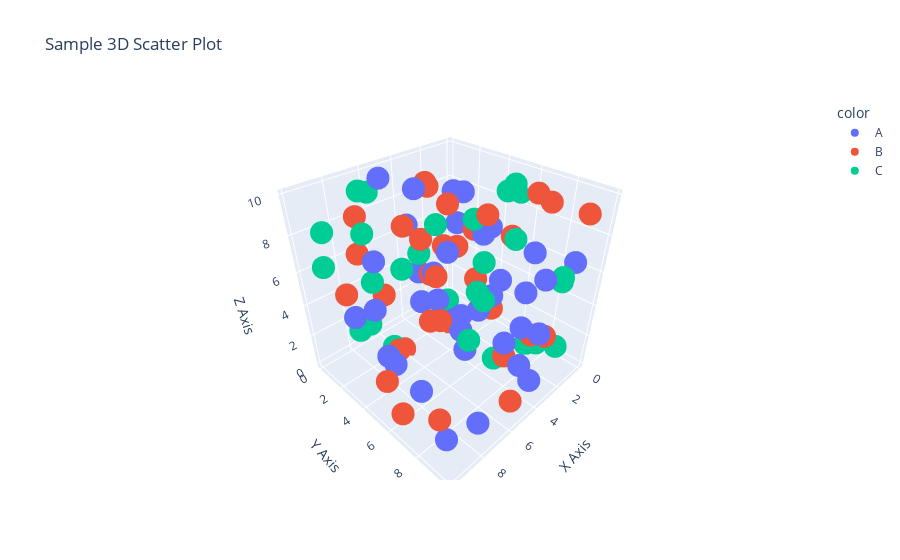

Source (notebook cell):
### Code cell
import plotly.express as px
import pandas as pd
import numpy as np

# Generate sample data
np.random.seed(42)
df = pd.DataFrame({
    'x': np.random.rand(100) * 10,
    'y': np.random.rand(100) * 10,
    'z': np.random.rand(100) * 10,
    'color': np.random.choice(['A', 'B', 'C'], size=100)  # Random categories
})

# Create a 3D scatter plot
fig = px.scatter_3d(
    df, x='x', y='y', z='z',
    color='color',
    title='Sample 3D Scatter Plot',
    labels={'x': 'X Axis', 'y': 'Y Axis', 'z': 'Z Axis'}
)

# Show the plot in the browser
fig.show()

### Figure 1 — Plotly figure (JSON) as saved in the notebook; plotly's stock layout.template omitted (floating-point values rounded to 4 significant figures)
{"data": [{"hovertemplate": "color=A<br>X Axis=%{x}<br>Y Axis=%{y}<br>Z Axis=%{z}<extra></extra>", "legendgroup": "A", "marker": {"color": "#636efa", "symbol": "circle"}, "mode": "markers", "name": "A", "scene": "scene", "showlegend": true, "type": "scatter3d", "x": [3.745, 1.56, 0.2058, 3.042, 4.319, 2.921, 3.664, 4.561, 5.142, 0.6505, 9.489, 9.656, 8.084, 3.046, 4.402, 4.952, 3.117, 5.467, 1.849, 7.751, 8.948, 1.96, 3.887, 8.287, 5.427, 7.722, 0.7404, 3.585, 1.159, 3.309, 7.296, 6.376, 8.872, 7.132, 5.613, 7.71, 4.275, 0.2542], "y": [0.3143, 2.493, 2.898, 8.037, 8.926, 3.18, 1.101, 2.279, 8.607, 1.199, 3.376, 9.429, 3.232, 5.188, 9.718, 2.518, 6.096, 0.5148, 2.786, 2.396, 4.895, 7.616, 3.678, 6.335, 8.353, 6.776, 3.867, 9.367, 1.375, 9.247, 8.172, 5.552, 5.297, 8.972, 6.331, 3.39, 8.971, 8.871], "z": [6.42, 0.09197, 5.487, 3.254, 6.496, 0.9367, 3.677, 2.652, 3.931, 5.769, 4.925, 1.952, 7.225, 2.808, 1.771, 9.539, 4.282, 9.636, 8.53, 3.851, 3.169, 6.96, 6.15, 1.401, 7.408, 8.094, 6.5, 7.02, 7.958, 3.756, 4.656, 5.426, 2.865, 0.3735, 3.602, 1.271, 2.158, 6.229]}, {"hovertemplate": "color=B<br>X Axis=%{x}<br>Y Axis=%{y}<br>Z Axis=%{z}<extra></extra>", "legendgroup": "B", "marker": {"color": "#EF553B", "symbol": "circle"}, "mode": "markers", "name": "B", "scene": "scene", "showlegend": true, "type": "scatter3d", "x": [9.507, 0.5808, 8.662, 6.011, 2.123, 1.834, 5.248, 2.912, 7.852, 1.997, 0.4645, 6.075, 1.705, 1.22, 2.588, 5.201, 9.696, 5.979, 9.219, 0.8849, 0.4523, 3.253, 3.568, 2.809, 8.022, 0.7455, 9.869, 1.987, 8.155, 7.069, 7.713, 6.233, 3.11, 4.938], "y": [6.364, 4.104, 7.556, 2.288, 8.081, 8.715, 1.866, 5.393, 4.271, 8.18, 5.107, 4.174, 2.221, 9.624, 2.848, 5.027, 9.083, 9.857, 2.421, 6.721, 2.376, 7.282, 5.358, 0.9029, 1.865, 0.4078, 5.909, 0.1659, 2.265, 6.452, 6.909, 1.135, 2.579, 3.492], "z": [0.8414, 1.015, 6.635, 0.05062, 2.243, 2.372, 7.465, 8.492, 2.44, 9.73, 6.311, 7.948, 5.026, 9.405, 0.1546, 9.667, 2.944, 1.695, 5.568, 9.362, 5.701, 0.9718, 5.183, 8.774, 7.025, 3.595, 2.936, 8.101, 9.132, 5.113, 7.983, 3.38, 5.783, 5.222]}, {"hovertemplate": "color=C<br>X Axis=%{x}<br>Y Axis=%{y}<br>Z Axis=%{z}<extra></extra>", "legendgroup": "C", "marker": {"color": "#00cc96", "symbol": "circle"}, "mode": "markers", "name": "C", "scene": "scene", "showlegend": true, "type": "scatter3d", "x": [7.32, 5.987, 1.56, 7.081, 9.699, 8.324, 1.818, 6.119, 1.395, 5.924, 0.9767, 6.842, 0.3439, 9.093, 6.625, 9.395, 2.713, 1.409, 0.05522, 7.29, 8.631, 0.6356, 3.252, 4.722, 1.196, 7.608, 5.227, 1.079], "y": [3.144, 5.086, 9.076, 0.7698, 1.612, 9.297, 6.334, 8.074, 8.961, 0.06952, 7.03, 3.636, 4.972, 3.009, 0.3689, 1.449, 6.323, 3.208, 5.121, 1.744, 3.411, 8.773, 6.6, 2.419, 0.931, 9.004, 7.26, 7.799], "z": [1.616, 8.986, 6.064, 1.608, 6.919, 6.52, 7.122, 6.576, 5.683, 8.92, 0.2432, 6.455, 9.149, 3.702, 9.283, 8.511, 9.901, 6.97, 8.671, 5.015, 8.9, 0.9398, 0.3594, 5.908, 0.305, 8.226, 7.7, 0.8535]}], "layout": {"legend": {"title": {"text": "color"}, "tracegroupgap": 0}, "scene": {"domain": {"x": [0, 1], "y": [0, 1]}, "xaxis": {"title": {"text": "X Axis"}}, "yaxis": {"title": {"text": "Y Axis"}}, "zaxis": {"title": {"text": "Z Axis"}}}, "title": {"text": "Sample 3D Scatter Plot"}}}
